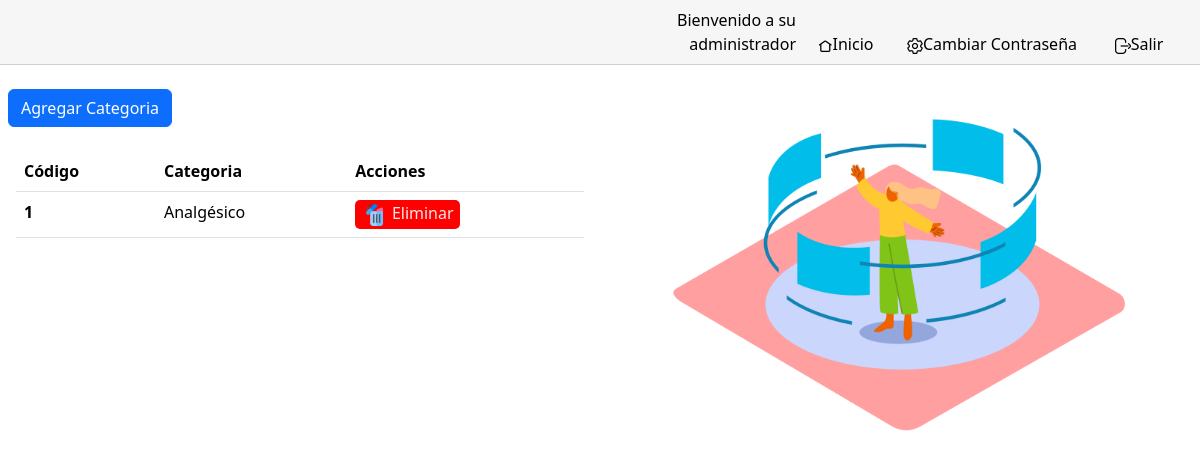
The page /categoria on the database as committed earlier.
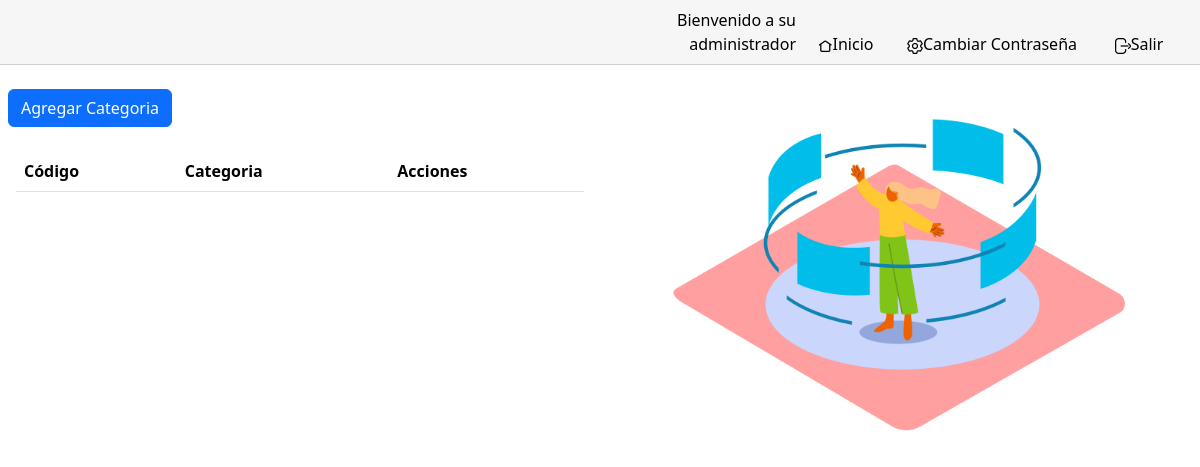
The same page on the database as committed later.
### managefarmacia/models.py (models this page shows, shortened)
class categoria(models.Model):
    nombre = models.CharField(max_length=50)

### managefarmacia/views.py (the view, shortened to what this page needs)
# urls.py: path("categoria", views.categoria_views, name="categoria"),
def categoria_views(request):
    return render(request, 'categoria.html',{
        'categorias': categoria.objects.all()
    })

### managefarmacia/templates/categoria.html (shortened to what this page needs)
{% extends "layout.html" %}
{% load static %}
{% block body %}
<div class="contAdd col-12 d-flex">
    <div class="col-6">
        <button type="button" class="btn btn-primary" data-bs-toggle="modal" data-bs-target="#categoriaModal">
          Agregar Categoria
        </button>
        <div id="scroll-container">
            <table class="table">
                <thead>
                  <tr>
                    <th scope="col">Código</th>
                    <th scope="col">Categoria</th>
                    <th scope="col">Acciones</th>
                  </tr>
                </thead>
                <tbody>
                  {% for i in categorias %}
                  <tr>
                    <th scope="row">{{ i.id }}</th>
                    <td>{{i.nombre}}</td>
                    <td>
                        <a href="{% url 'eliminarCategoria' i.id %}">
                          <button id="btneliminar">
                            <img id="icono_card" src="{% static 'resource/delete.png' %}" alt="">
                            Eliminar</button>
                        </a>
                    </td>
                  </tr>
                  {% endfor %}
              </table>
        </div>
      </div>
      <div class="col-6" id="imgCard">
        <img src="{% static 'resource/categoriaIcono.png' %}" alt="">
      </div>
    </div>
{% endblock %}

Rows that differ between the two databases and show on the page:
removed categoria: id "1", nombre "Analgésico"
